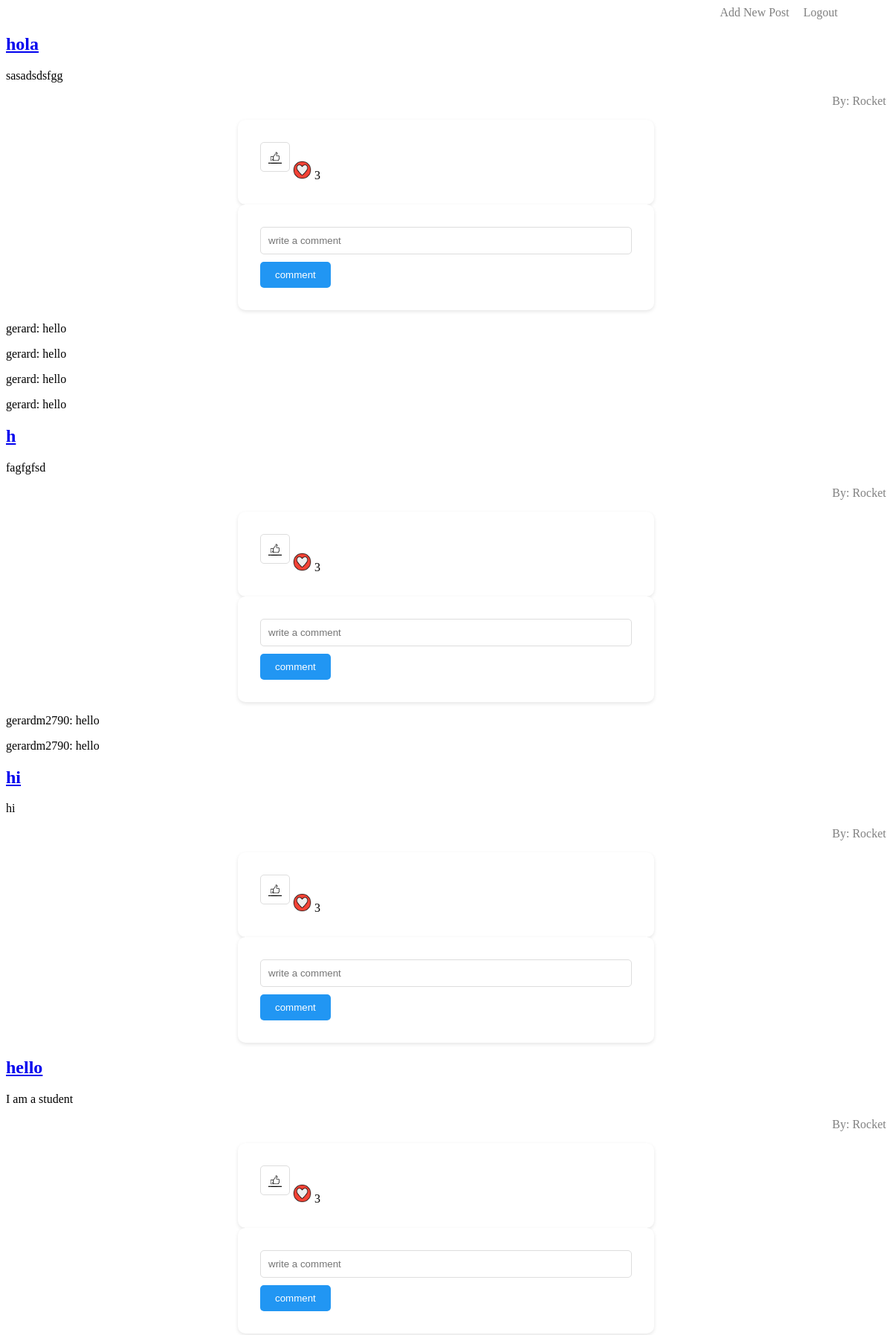
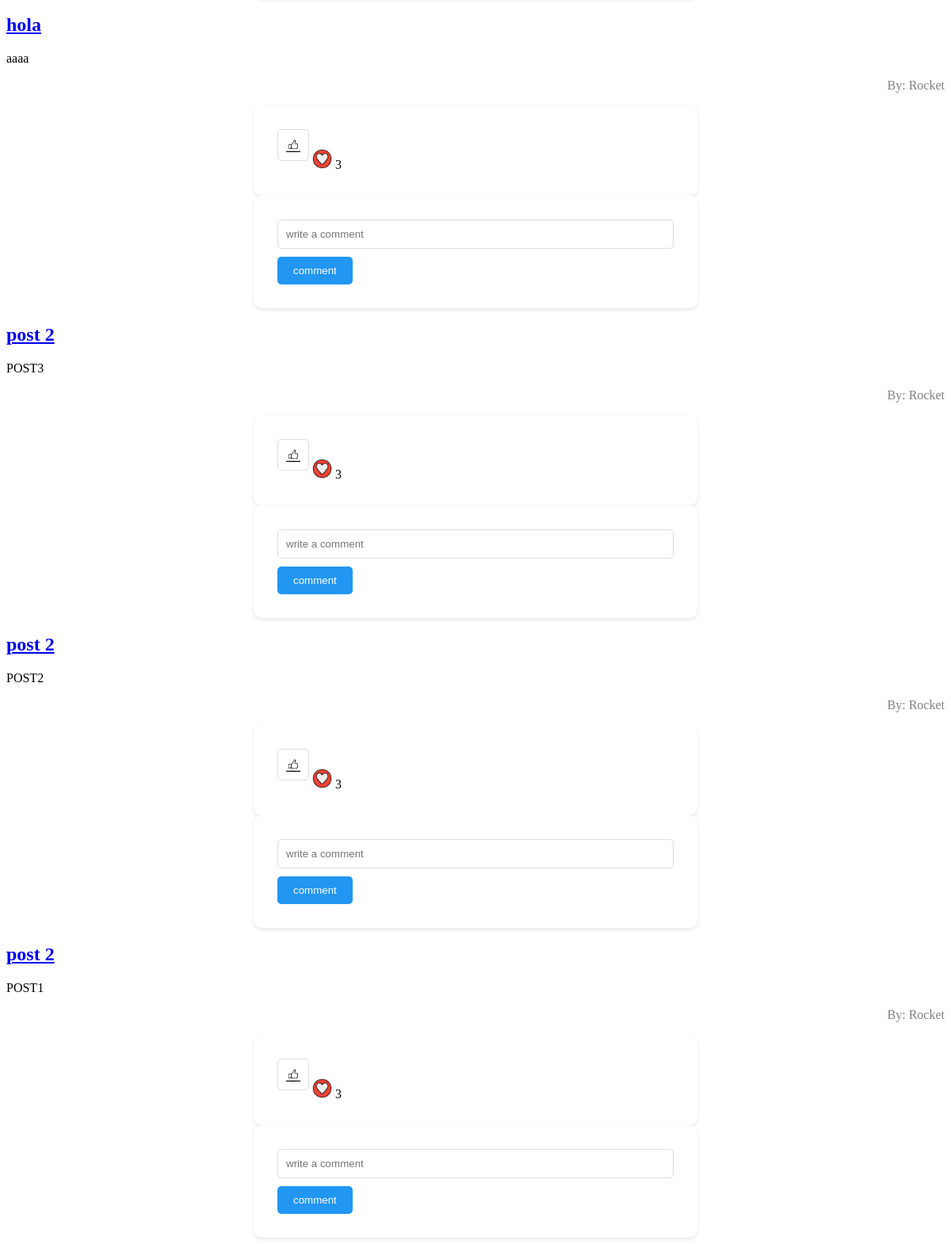
Screenshot of / (signed in) with the database file from the repository (2 pictures, top to bottom).
### tables this page shows
CREATE TABLE post (
       id Integer PRIMARY KEY AUTOINCREMENT,
       title TEXT NOT NULL ,
       content TEXT NOT NULL
, author_id INTEGER);

CREATE TABLE user (
    id INTEGER PRIMARY KEY AUTOINCREMENT,
    username TEXT UNIQUE NOT NULL,
    password_hash TEXT NOT NULL
, email text);

CREATE TABLE comments (
id INTEGER PRIMARY KEY AUTOINCREMENT,
post_id INTEGER NOT NULL,
user_id INTEGER NOT NULL,
comment TEXT NOT NULL,
FOREIGN KEY (post_id) REFERENCES post(id),
FOREIGN KEY (user_id) REFERENCES user(id)
);

### main.py (the view)
@app.route('/')
def index():
    cursor.execute("""
    SELECT
        post.id, post.title, post.content, user.username,
        COUNT(likes.post_id) AS likes
    FROM post
    JOIN user
        user ON post.author_id = user.id
    LEFT JOIN likes
         ON post_id = likes.post_id
    GROUP BY
         post.id, post.title, post.content, user.username """)
    result = cursor.fetchall()
    posts = []
    for post in reversed(result):
        posts.append({'id': post[0], 'title': post[1], 'content': post[2], 'username': post[3], 'likes': post[4]})
        if current_user.is_authenticated:
            cursor.execute("SELECT name FROM sqlite_master WHERE type = 'table'",  )
            print(cursor.fetchall())
            likes_result = cursor.fetchall()
            likes_posts = []
            for like in likes_result:
                likes_posts.append(like[0])
            posts[-1]['likes_posts']=['id'] in likes_posts
            comments = cursor.execute(""" SELECT comments.post_id, user.username, comments.comment
             FROM comments
             Join user ON comments.user_id = user.id""").fetchall()
            context = {'posts': posts, 'comments': comments}
    return render_template('index.html', **context)

### main.py (called while the page is built)
@login_manager.user_loader
def load_user(user_id):
    user = cursor.execute("SELECT * FROM user WHERE id = ?", (user_id,)).fetchone()
    if user is not None:
        return User(user[0], user[1], user[2])
    return None

@app.teardown_appcontext
def close_connection(exception):
    close_db()

def user_is_liking(user_id, post_id):
    likes = cursor.execute("SELECT * FROM likes WHERE user_id = ? AND post_id = ?",  (user_id, post_id)).fetchone()
    return likes is not None

@app.context_processor
def utility_processor():
    return dict(user_is_liking=user_is_liking)

### templates/index.html (shortened to what this page needs)
<!DOCTYPE html>
<html lang="en">
<head>
    <link rel="stylesheet" href="{{ url_for('static', filename='style.css') }}">
</head>
<body>
 <div class="buttons">
     {% if current_user.is_authenticated %}
        <a href="{{ url_for('add_post') }} " class="btn">
            Add New Post
        </a>
        <a href="{{ url_for('logout') }} " class="btn">
            Logout
        </a>
     {% endif %}
 </div>
<div class="blog">
    {% for post in posts %}
       <div class="card">
           <h2>
               <a href="{{ url_for('post', post_id=post['id']) }}">
                   {{ post['title'] }}
               </a>
           </h2>
           <p>{{ post['content'] }}</p>
           <p class="author">By: {{ post['username'] }}</p>
            {% if current_user.is_authenticated %}
                <form method="POST"
                      action="{{ url_for('like_post', post_id=post['id']) }}">
            <input type="image" src=
                    "{% if user_is_liking(current_user.id, post['id']) %}{{ url_for
                    ('static',filename='dislike.webp') }}{% else %}{{ url_for
                    ('static', filename='like.webp') }}{% endif %}" >
                    {% if post_id in post.liked_post %}
                         <img src="/static/no_like.png" height="25">
                    {% else %}
                         <img src="/static/like.png" height="25">
                    {% endif %}
                    <span>{{ post.likes }}</span>
                    </form>
                    <form method="post" action="{{ url_for('comment', post_id=post['id']) }}">
                        <input type="text" name="comment" placeholder="write a comment" required>
                        <button  type="submit">comment</button>
                    </form>
                    {% for c in comments %}
                         {% if c[0] == post['id'] %}
                             <p>{{ c[1] }}: {{ c[2] }}</p>
                    {% endif %}
                {% endfor %}
           {% endif %}
       </div>
    {% endfor %}
</div>
</body>
</html>

### static/style.css (style rules this page uses)
form { background-color: #fff; padding: 30px; border-radius: 10px; box-shadow: 0 2px 5px rgba(0,0,0,0.1); margin: auto; max-width: 500px }
input, textarea { width: 100%; padding: 10px; border: 1px solid #ddd; border-radius: 5px; margin-bottom: 10px; box-sizing: border-box; }
button { background-color: #2196F3; color: white; padding: 10px 20px; border: none; border-radius: 5px; cursor: pointer; }
.buttons { text-align: right; margin-right: 50px; }
.btn { color: gray; text-decoration: none; margin-right: 15px; }
.author { color: gray; text-align: right; }
input[type="image"] { width: 40px; height: 40px; }

### rows the page displays
post: title "hola", content "sasadsdsfgg", username "Rocket", likes "3"
comments: username "gerard", comment "hello"
comments: username "gerard", comment "hello"
comments: username "gerard", comment "hello"
comments: username "gerard", comment "hello"
post: title "h", content "fagfgfsd", username "Rocket", likes "3"
comments: username "gerardm2790", comment "hello"
comments: username "gerardm2790", comment "hello"
post: title "hi", content "hi", username "Rocket", likes "3"
post: title "hello", content "I am a student", username "Rocket", likes "3"
post: title "hola", content "aaaa", username "Rocket", likes "3"
post: title "post 2", content "POST3", username "Rocket", likes "3"
post: title "post 2", content "POST2", username "Rocket", likes "3"
post: title "post 2", content "POST1", username "Rocket", likes "3"
